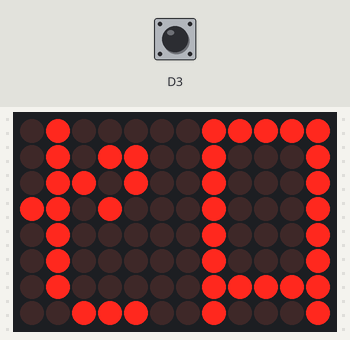
This sketch was run on a simulated Arduino Uno R4 WiFi. Parts: 12×8 LED matrix. The test bench sets the inputs (shaded band); at power-on: D3 HIGH.

Above: at 1.2 s.
1.3 s: D3 driven LOW
At 2.5 s:
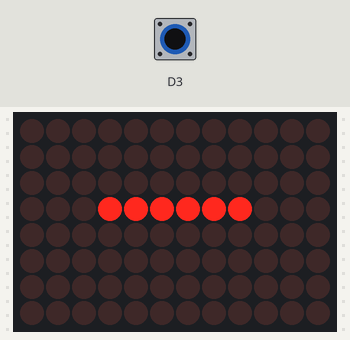
2.8 s: D3 pulsed HIGH 5 times (0.12 s each, 0.3 s apart)
At 5.4 s:
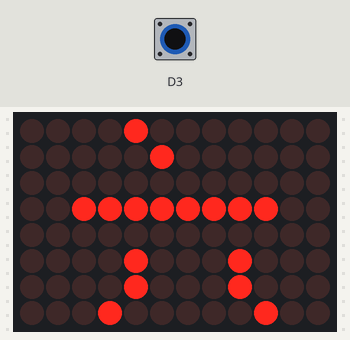
5.8 s: D3 pulsed HIGH 2 times (0.12 s each, 0.3 s apart)
At 7.1 s:
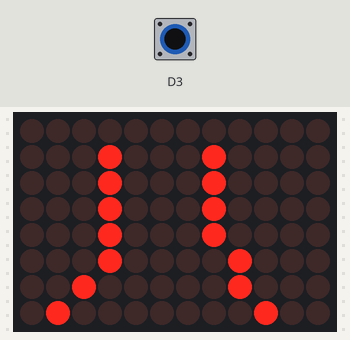
Timing chart, 0 to 8.8 s (numbered marks = the images above; inputs shaded):
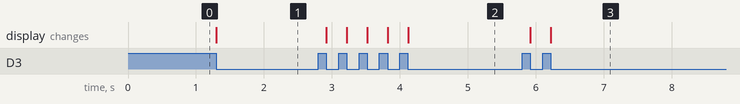

The sketch:

numbers.ino
```cpp
#include "Arduino_LED_Matrix.h"

ArduinoLEDMatrix matrix;

const uint32_t numbers[][4] = {
	{
		0x41f59169,
		0x1d114114,
		0x1141f391,
		66
	},
	{
		0x0,
		0x1f80000,
		0x0,
		66
	},
	{
		0x0,
		0x1f80000,
		0x3fc000,
		66
	},
	{
		0x1f,
		0x80000f00,
		0x3fc000,
		66
	},
	{
		0x3fc2a42a,
		0x42a433c2,
		0x43fc204,
		66
	},
	{
		0x3fc08,
		0x1007f81,
		0x82107fc,
		66
	},
	{
		0x8004000,
		0x3fc0000,
		0x88088104,
		66
	},
	{
		0x10011816,
		0x380d001,
		0x1081f8,
		66
	},
	{
		0x11011,
		0x1101101,
		0x8208404,
		66
	},
	{
		0x400401f,
		0x80480480,
		0x4808a10e,
		66
	},
	{
		0x4004,
		0x403f80,
		0x40040040,
		66
	}
};


volatile bool irq_button {false};
uint8_t page { 0 };


void button ( )
{
  irq_button = true;
}


void setup()
{
  attachInterrupt(digitalPinToInterrupt(3), button, FALLING);
  matrix.begin();
  matrix.loadSequence(numbers);
}

void loop()
{
	if ( irq_button )
	{
		irq_button = false;
		page++;
		if ( page > 10 )
		{
			page = 0;
		}
	}

	matrix.renderFrame(page);
}
```

Measured:
- after the input at 1.3 s, the display: changes at once (image 1)
- after the input at 2.8 s, the display: first changes after 0.12 s (image 2 shows a later state)
- after the input at 5.8 s, the display: first changes after 0.12 s (image 3 shows a later state)
